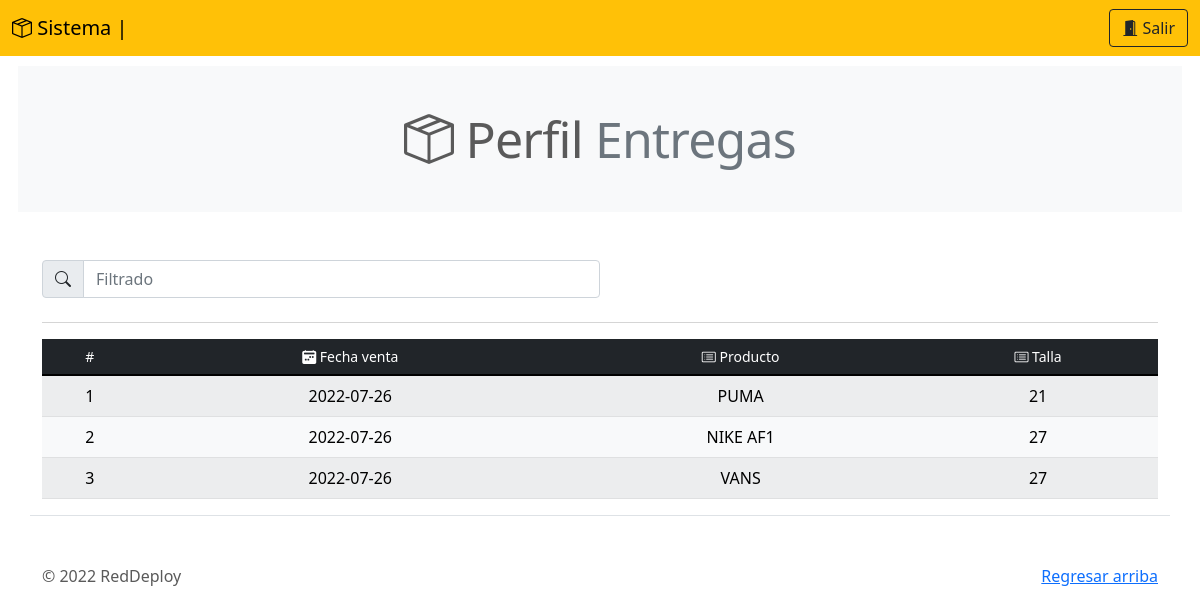
Page /be_/perfil_entrega/venta_individual.php?venta=e89aq6wzv on the committed database.
### tables this page shows
CREATE TABLE `venta_individual` (
  `id` int(11) NOT NULL,
  `producto` varchar(50) NOT NULL,
  `fecha_venta` date NOT NULL,
  `venta_gral` varchar(9) NOT NULL,
  `talla` varchar(10) NOT NULL,
  `cantidad` int(11) DEFAULT NULL
);

### query/query_individual.php (called while the page is built)
<?php
include('qconn/qc.php');
$id = $_REQUEST['venta'];
    $sql = "SELECT * FROM venta_individual WHERE venta_gral = '$id' ORDER BY fecha_venta DESC LIMIT 20";
    $resultado_sql = $conn->query($sql);
?>

### be_/perfil_entrega/venta_individual.php (the view, shortened to what this page needs)
<!doctype html>
<html lang="en">
  <head>
    <link rel="stylesheet" href="https://cdn.jsdelivr.net/npm/bootstrap-icons@1.7.2/font/bootstrap-icons.css">
    <link href="../../assets/dist/css/bootstrap.min.css" rel="stylesheet">
    <link href="../../carousel.css" rel="stylesheet">
  </head>
  <body>
<header>
<nav class="navbar navbar-expand-md navbar-dark fixed-top bg-warning">
    <div class="container-fluid">
      <a class="navbar-brand text-black" href="#"><i class="bi bi-box-seam"></i> Sistema |</a>
      <div class="collapse navbar-collapse" id="navbarCollapse">
        <form class="d-flex">
          <a href="../prcd/sort.php" class="btn btn-outline-dark" type="submit"><i class="bi bi-door-open-fill"></i> Salir</a>
        </form>
      </div>
    </div>
  </nav>
</header>
<main>
  <h2 class="mb-5 bg-light p-5 text-center featurette-heading" style="margin:18px;"><i class="bi bi-box-seam"></i> Perfil <span class="text-muted">Entregas</span></h2>
<? include('../../query/query_individual.php'); ?>
  <div class="container marketing mt-5 border-bottom">
  <div class="input-group mb-4 w-50">
    <span class="input-group-text" id="basic-addon1"><i class="bi bi-search"></i></span>
    <input type="text" class="form-control" placeholder="Filtrado" aria-label="Filtrado" aria-describedby="basic-addon1" id="myInput">
  </div>
  <hr>
    <table class="table  table-light table-striped mb-3 table-hover align-middle">
      <thead class="text-center table-dark align-middle">
        <tr>
          <th scope="col" class="h6"><small>#</small></th>
          <th scope="col" class="h6"><small><i class="bi bi-calendar2-week-fill"></i> Fecha venta</small></th>
          <th scope="col" class="h6"><small><i class="bi bi-card-list"></i> Producto</small></th>
          <th scope="col" class="h6"><small><i class="bi bi-card-list"></i> Talla</small></th>
        </tr>
      </thead>
      <tbody class="text-center" id="myTable">
        <?php
        $x = 0;
          while($row_sql = $resultado_sql->fetch_assoc()){
            $x++;
            echo'<tr>';
            echo'<td>'.$x.'</td>';
            echo'<td>'.$row_sql['fecha_venta'].'</td>';
            echo'<td class="text-center">'.$row_sql['producto'].'</td>';
            echo'<td class="text-center">'.$row_sql['talla'].'</td>';
            echo'</tr>';
          }
        ?>
      </tbody>
    </table>
  </div>
  <footer class="container mt-5">
    <p class="float-end"><a href="#">Regresar arriba</a></p>
    <p>&copy; 2022 RedDeploy</p>
  </footer>
</main>
  </body>
</html>

### carousel.css (style rules this page uses)
body { padding-top: 3rem; padding-bottom: 3rem; color: #5a5a5a; }
.featurette-heading { font-weight: 300; line-height: 1; letter-spacing: -.05rem; }
@media (min-width: 40em) { .featurette-heading { font-size: 50px; } }
@media (min-width: 62em) { .featurette-heading { margin-top: 7rem; } }

### rows in the picture
venta_individual: fecha_venta "2022-07-26", producto "PUMA", talla "21"
venta_individual: fecha_venta "2022-07-26", producto "NIKE AF1", talla "27"
venta_individual: fecha_venta "2022-07-26", producto "VANS", talla "27"
